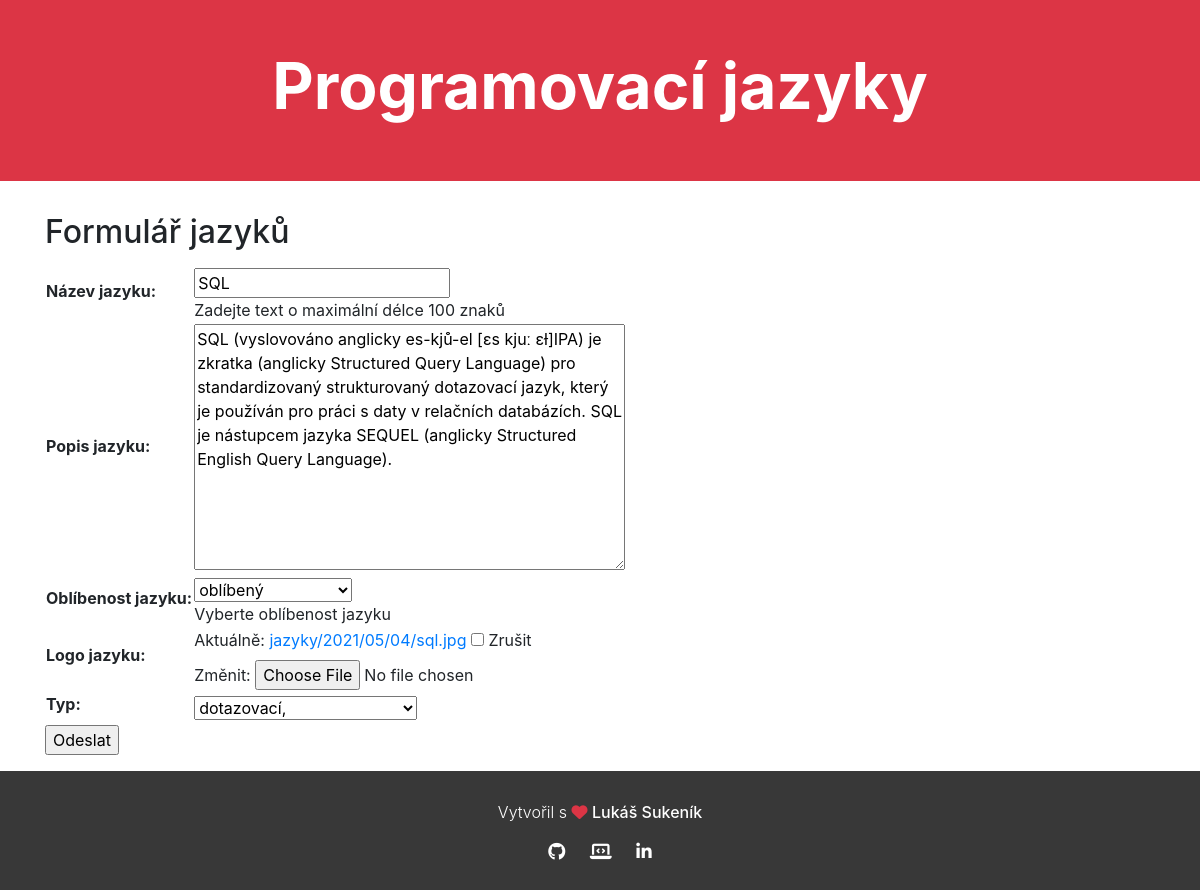
The page /languages/jazyky/4/update/ on the database its author committed.
### languages/models.py (models this page shows, shortened)
class Jazyk(models.Model):
    nazev = models.CharField(max_length=100, verbose_name="Název jazyku", help_text='Zadejte text o maximální délce 100 znaků')
    popis = models.TextField(blank=True, null=True, verbose_name="Popis jazyku")
    OBLIBENOST = (
        (5, 'naprosto oblíbený'),
        (4, 'oblíbený'),
        (3, 'průměr'),
        (2, 'neoblíbený'),
        (1, 'ten se ani neuč'),
    )
    oblibenost = models.IntegerField(choices=OBLIBENOST, blank=True, default=3, verbose_name="Oblíbenost jazyku", help_text='Vyberte oblíbenost jazyku')
    foto = models.ImageField(upload_to='jazyky/%Y/%m/%d/', blank=True, null=True, verbose_name="Logo jazyku")
    typ = models.ForeignKey(Typ, on_delete=models.RESTRICT)
    class Meta:
        ordering = ["-oblibenost", "nazev"]
        verbose_name = 'Jazyk'
        verbose_name_plural = 'Jazyky'

### languages/views.py (the view)
# urls.py: path('jazyky/<int:pk>/update/', views.JazykyUpdate.as_view(), name='jazyky-update'),
class JazykyUpdate(UpdateView):
    model = Jazyk
    fields = '__all__'

### languages/models.py (called while the page is built)
    def __str__(self):
        return f"{self.oznaceni_typu}, {self.druh}"

### languages/templates/languages/jazyk_form.html (shortened to what this page needs)
{% extends "base.html" %}
{% block content %}
<div class="container mb-3">
  <h2>Formulář jazyků</h2>
  <form action="" method="post" enctype="multipart/form-data">
    <table>
      {{ form.as_table }}
    </table>
    <input type="submit" value="Odeslat">
  </form>
</div>
{% endblock %}

### languages/static/css/styles.css (style rules this page uses)
:root { --cervena: #dc3545; --seda: #383838; }
h2 { margin-bottom: 1rem; }

### rows shown on the page
Jazyk: nazev "SQL", popis "SQL (vyslovováno anglicky es-kjů-el [ɛs kjuː ɛɫ]IPA) je zkratka (anglicky Structured Query Language) pro standardizovaný strukturovaný dotazovací jazyk, který je používán pro práci s daty v relačních databázích. SQL je nástupcem jazyka SEQUEL (anglicky Structured English Query Language).", oblibenost "oblíbený", typ "dotazovací,"
